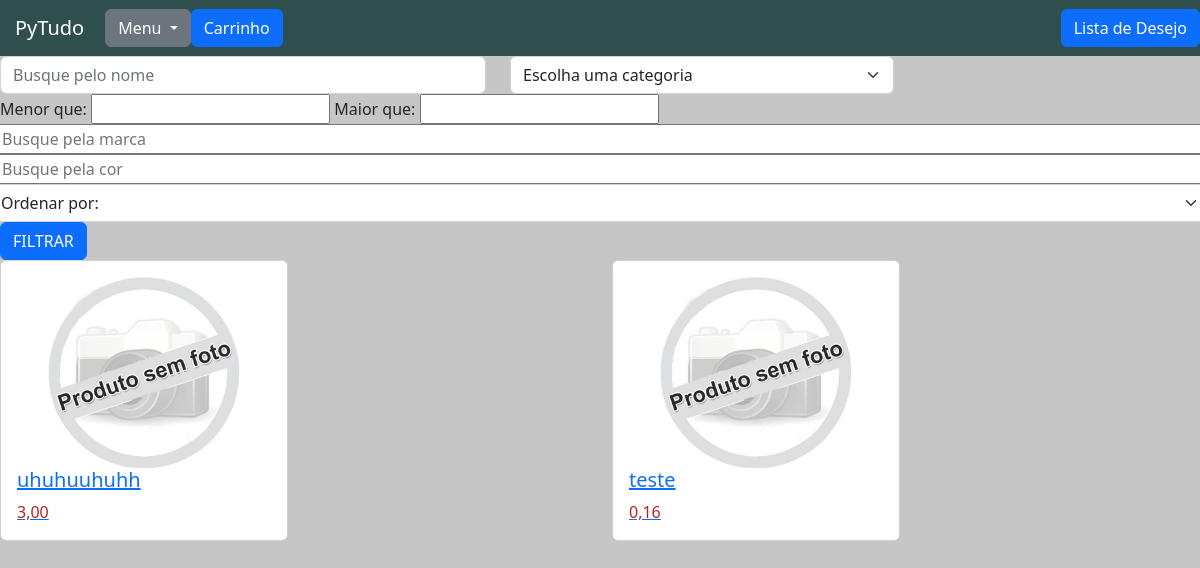
The page / on the database its author committed.
### produtos/models.py (models this page shows, shortened)
class DestacadosHome(models.Model):
    produto = models.ForeignKey(Produtos, on_delete=models.CASCADE)

class Produtos(models.Model):
    nome = models.CharField(max_length=50)
    descricao = models.TextField()
    preco_de_custo = models.DecimalField(max_digits=8, decimal_places=2)
    preco = models.DecimalField(max_digits=8, decimal_places=2)
    categoria = models.ForeignKey(Categoria, blank=True, null=True, on_delete=models.SET_NULL)
    marca = models.CharField(max_length=50, blank=True, null=True)
    cor = models.CharField(max_length=30, blank=True, null=True)
    quantidade = models.IntegerField()
    data_cadastro = models.DateTimeField(auto_now_add=True)
    data_atualizacao = models.DateTimeField(auto_now=True, null=True)
    imagem_principal = models.ImageField(upload_to ='produtos/', blank=True, null=True)

### pytudo/views.py (the view)
# urls.py: path('', views.home, name='home'),
def home(request):
    categorias = Categoria.objects.all()
    produtos = DestacadosHome.objects.all()
    banners = Banner.objects.filter(home=True)
    return render(request, 'home.html', {'categorias': categorias,
                                         'produtos': produtos,
                                         'banners': banners})

### produtos/models.py (called while the page is built)
    def __str__(self):
        return self.nome

### pytudo/templates/home.html (shortened to what this page needs)
{% extends 'base.html' %}
{% load static %}
{% load filtros %}
{% block 'head' %}
    <link href="{% static 'produtos/css/listar_produtos.css' %}" rel="stylesheet">
{% endblock %}
{% block 'body' %}
<form action="{% url 'listar_produtos' %}" method="GET"> {% csrf_token %}
    <div class="row">
            <div class="col-md-5">
                <input type="text" placeholder="Busque pelo nome" class="form-control" name="nome">
            </div>
            <div class="col-md-4">
                <select class="form-select" name="categoria">
                    <option value="" disabled selected hidden>Escolha uma categoria</option>
                </select>
            </div>
            <div>
                <label>Menor que:</label>
                <input type="text" name="preco_menor_filtrar">
                <label> Maior que:</label>
                <input type="text" name="preco_maior_filtrar">
            </div>
            <input type="text" placeholder="Busque pela marca"  name="marca">
            <input type="text" placeholder="Busque pela cor"  name="cor">
            <select class="form-select" aria-label="Default select example" name="ordenacao">
                <option value="" disabled selected hidden>Ordenar por:</option>
            </select>
        <div class="col-md-3">
            <input type="submit" value="FILTRAR" class="btn btn-primary">
        </div>
    </div>
</form>
<div class="row">
    {% for produto in produtos %}
        <div class="col-md">
            <div class="card" style="width: 18rem;">
                <div class="card-body">
                    <a href="{% url 'ver_produto' produto.produto.id %}" class="links">
                        {% if produto.produto.imagem_principal %}
                            <img width="100%" src="{{produto.produto.imagem_principal.url}}">
                        {% else %}
                            <img width="100%" src="{% static 'produtos\img\sem foto.jpg' %}">
                        {% endif %}
                        <h5 class="card-title">{{produto.produto.nome}}</h5>
                        <div class="preco"> {{produto.produto.preco}} </div>
                    </a>
                </div>
            </div>
        </div>
    {% endfor %}
</div>
{% endblock %}

### pytudo/templates/static/base/css/base.css (style rules this page uses)
body { background-color: #C6C6C6 !important; }

### pytudo/templates/static/produtos/css/listar_produtos.css (style rules this page uses)
.preco { color: #B22222; }

### rows shown on the page
DestacadosHome: produto.nome "uhuhuuhuhh", produto.preco "3,00"
DestacadosHome: produto.nome "teste", produto.preco "0,16"
